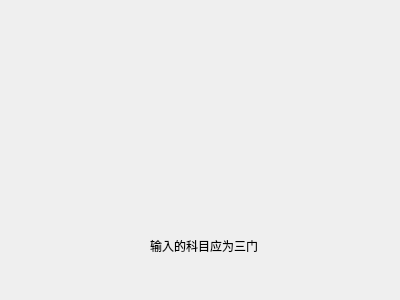
<?xml version="1.0" encoding="UTF-8"?>
<ui version="4.0">
 <class>Dialog3</class>
 <widget class="QDialog" name="Dialog3">
  <property name="geometry">
   <rect>
    <x>0</x>
    <y>0</y>
    <width>400</width>
    <height>300</height>
   </rect>
  </property>
  <property name="windowTitle">
   <string>Dialog</string>
  </property>
  <widget class="QLabel" name="label">
   <property name="geometry">
    <rect>
     <x>0</x>
     <y>90</y>
     <width>261</width>
     <height>211</height>
    </rect>
   </property>
   <property name="styleSheet">
    <string notr="true">border-image: url(:/image/timg.jpg)</string>
   </property>
   <property name="text">
    <string/>
   </property>
  </widget>
  <widget class="QLabel" name="label_2">
   <property name="geometry">
    <rect>
     <x>150</x>
     <y>190</y>
     <width>211</width>
     <height>111</height>
    </rect>
   </property>
   <property name="styleSheet">
    <string notr="true">font: 16pt &quot;Agency FB&quot;;</string>
   </property>
   <property name="text">
    <string>输入的科目应为三门</string>
   </property>
   <property name="textFormat">
    <enum>Qt::PlainText</enum>
   </property>
   <property name="scaledContents">
    <bool>false</bool>
   </property>
  </widget>
 </widget>
 <resources/>
 <connections/>
</ui>
